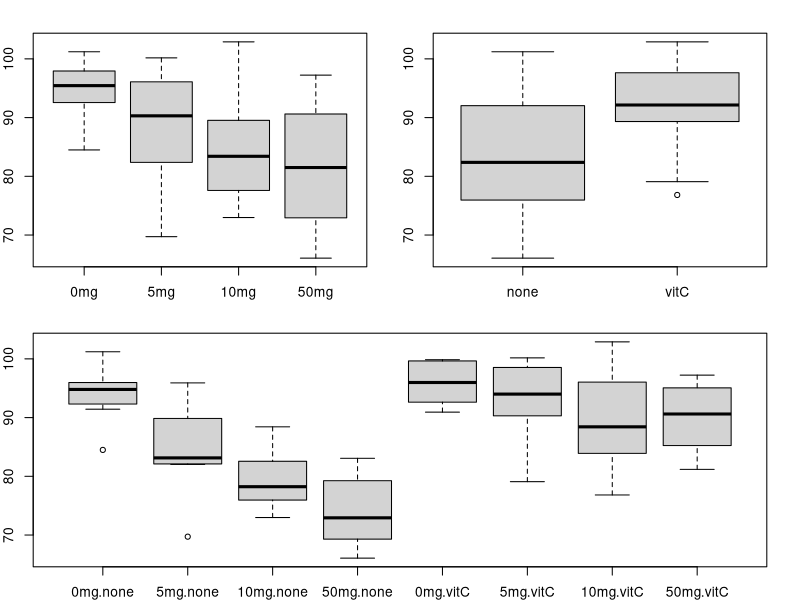
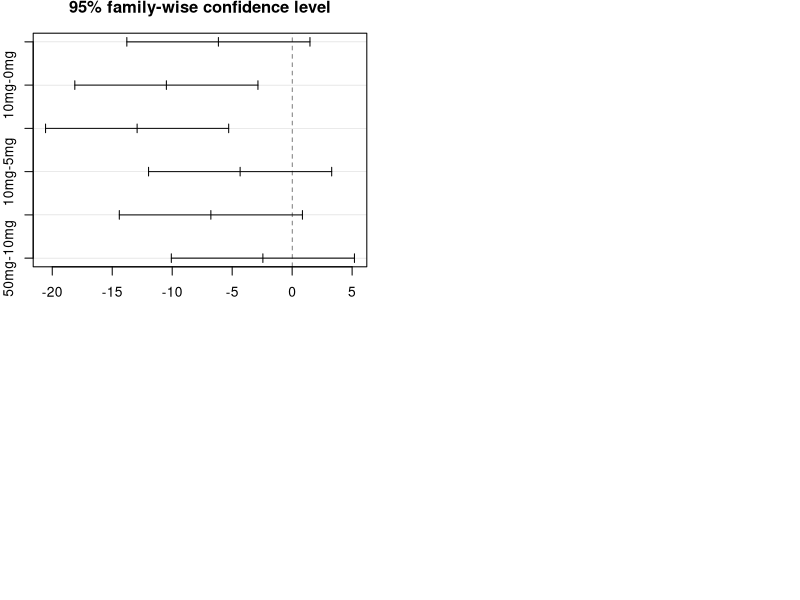

R code for these plots, in order:
## ---- chunk 1
knitr::opts_chunk$set(warning = FALSE)
set.seed(551991)
## ---- chunk 2
tumor <- read.table('tumor-treatment.tsv', header=T)
tumor$dose <- factor(tumor$dose, levels = c('0mg', '5mg', '10mg', '50mg'))
summary(tumor)
## ---- chunk 3
par(mar = rep(2,4))
layout(matrix(c(1,2, 3, 3), 2, 2, byrow=TRUE))
boxplot(growth~dose, data=tumor)
boxplot(growth~sup, data=tumor)
boxplot(growth~dose:sup, data=tumor)
## ---- chunk 4
## avalia a diferença entre as categorias de dosagem
model <- aov(growth~dose, data=tumor)
summary(model)
## compara os pares de dossagem
TukeyHSD(model)
## Ilustrar as diferenças entre as categorias
plot(TukeyHSD(model))
## ---- chunk 5
## avalia se ambas medidas e a interação influenciam o tamanho
model <- lm(growth~dose*sup, data=tumor)
anova(model)
## avalia o efeito da interação
summary(model)
## ---- chunk 6
model <- aov(growth~dose*sup, data=tumor)
tukey <- TukeyHSD(model)$'dose:sup'
rows  <- c('0mg:vitC-0mg:none', '5mg:vitC-5mg:none',
           '10mg:vitC-10mg:none', '50mg:vitC-50mg:none')
tukey[rows,]
